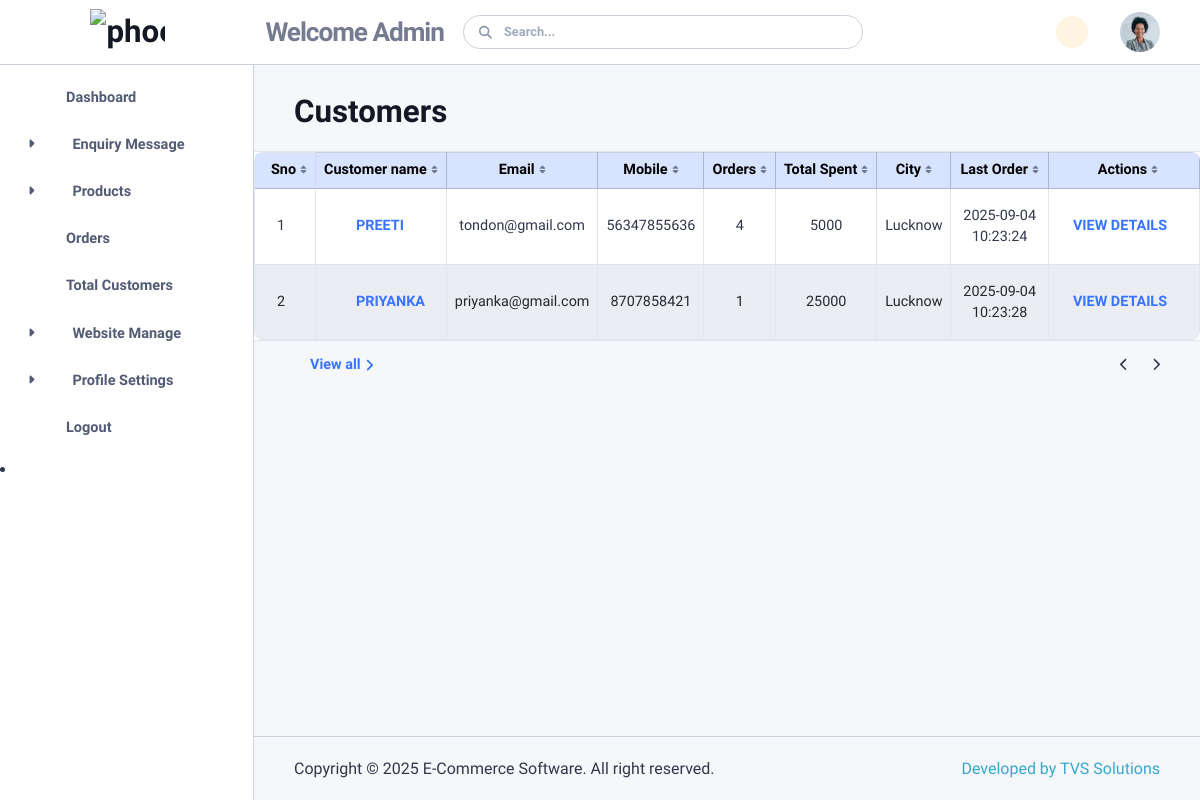
/customer.php, run on the app's committed database.
### tables this page shows
CREATE TABLE `users` (
  `id` int(35) NOT NULL,
  `name` varchar(35) NOT NULL,
  `mobile` bigint(10) NOT NULL,
  `orders` int(200) NOT NULL,
  `last_order` timestamp NOT NULL DEFAULT current_timestamp() ON UPDATE current_timestamp(),
  `Total_spend` bigint(200) NOT NULL,
  `city` varchar(200) NOT NULL,
  `State` varchar(200) NOT NULL,
  `email` varchar(35) NOT NULL,
  `address` varchar(200) NOT NULL,
  `password` varchar(35) NOT NULL,
  `file` varchar(200) DEFAULT NULL
);

### customer.php (the view, shortened to what this page needs)
<?php include 'db_connection.php'; ?>
<?php include 'header.php'; ?>
<?php include 'sidebar.php'; ?>
<?php include 'top_navbar.php'; ?>
<div class="content">
         <div class="mb-9">
          <div class="row g-2 mb-4">
            <div class="col-auto">
              <h2 class="mb-0">Customers</h2>
            </div>
          </div>
          <div id="products" data-list='{"valueNames":["customer","email","total-orders","total-spent","city","last-seen","last-order"],"page":10,"pagination":true}'>
            <div class="mb-4">
          <div id="tableExample2" data-list='{"valueNames":["name","email","age"],"page":10,"pagination":{"innerWindow":2,"left":1,"right":1}}'>
           <div class="table-responsive mx-n4  mx-lg-n6  bg-body-emphasis border-top border-bottom border-translucent position-relative mt-3">
               <table class="table table-hover table-striped table-bordered table-large align-middle text-center shadow-lg rounded-3 overflow-hidden fs-9 mb-0">
                  <thead class="table-primary text-dark">
                    <tr>
    <th class="sort border-top border-translucent ps-3" data-sort="name">Sno</th>
                                <th class="sort border-top" data-sort="email">Customer name</th>
                                <th class="sort border-top" data-sort="age">Email</th>
                                   <th class="sort border-top" data-sort="age">Mobile</th>
                                    <th class="sort border-top" data-sort="age">Orders</th>
                                        <th class="sort border-top" data-sort="age">Total Spent</th>
                                         <th class="sort border-top" data-sort="age">City</th>
                                           <th class="sort border-top" data-sort="age">Last Order</th>
                                            <th class="sort border-top" data-sort="age">Actions</th>
                    </tr>
                  </thead>
                  <tbody class="list" id="customers-table-body">
    <?php
    $sql = "SELECT * FROM users ORDER BY id DESC";
    $result = mysqli_query($conn, $sql);
    $count = 0;
    if (mysqli_num_rows($result) > 0) {
      while ($row = mysqli_fetch_assoc($result)) {
        $count++;
        echo "
        <tr class='hover-actions-trigger btn-reveal-trigger position-static'>
 <td> $count</td>
          <td>
            <a class='d-flex align-items-center' href='customer_details?id=".$row['id']."'>
              <p class='mb-0 ms-5 text-uppercase fw-bold'>".$row['name']."</p>
            </a>
          </td>
<td>".$row['email']."</td>
<td>".$row['mobile']."</td>
<td>".$row['orders']."</td>
<td>".$row['Total_spend']."</td>
<td>".$row['city']."</td>
<td>".$row['last_order']."</td>
  <td class='customer align-middle white-space-nowrap pe-5'>
            <a class='d-flex align-items-center' href='customer_details?id=".$row['id']."'>
             <p class='mb-0 ms-3 text-primary fw-bold fs-9'>VIEW DETAILS</p>
            </a>
          </td>
        </tr>";
      }
    } else {
      echo "<tr><td colspan='5'>No Customer found.</td></tr>";
    }
    ?>
  </tbody>
                </table>
              </div>
              <div class="row align-items-center justify-content-between py-2 pe-0 fs-9">
                <div class="col-auto d-flex">
                  <a class="fw-semibold" href="#!" data-list-view="*">View all<span class="fas fa-angle-right ms-1" data-fa-transform="down-1"></span></a>
                </div>
                <div class="col-auto d-flex"><button class="page-link" data-list-pagination="prev"><span class="fas fa-chevron-left"></span></button>
                  <ul class="mb-0 pagination"></ul><button class="page-link pe-0" data-list-pagination="next"><span class="fas fa-chevron-right"></span></button>
                </div>
              </div>
            </div>
          </div>
        </div>
         <?php include 'footer.php'; ?>
</div>

### data on the page
users: name "PREETI", email "tondon@gmail.com", mobile "56347855636", orders "4", Total_spend "5000", city "Lucknow", last_order "2025-09-04 10:23:24"
users: name "PRIYANKA", email "priyanka@gmail.com", mobile "8707858421", orders "1", Total_spend "25000", city "Lucknow", last_order "2025-09-04 10:23:28"
